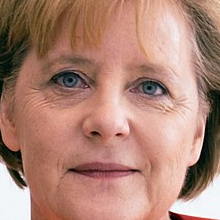
#> input picture World Leader Classifier/dataset2/cropped/angela merkel - Google Search/angela merkel - Google Search1.png, 220 x 220 px, found by its file name
$ jupyter execute --allow-errors 'World Leader Classifier.ipynb'   (shell and % lines are left out)
#> lines starting #> are read from the running program, lines starting #| are printed output that depends on the picture
<h2 style='color:Green' align='center'>World Leader Image Classification<h2>

[cell 1]
import numpy as np
import cv2
import matplotlib
from matplotlib import pyplot as plt

### Data collection was automated using a chrome extrension (Fatkun Batch Download Image). I created folders of photographs from 5 world leaders generated from google images search.

# Data Pre-Processing

### I used eye recognition code to detect the face in the images

[cell 2]
face_cascade = cv2.CascadeClassifier('./opencv/haarcascades/haarcascade_frontalface_default.xml')
eye_cascade = cv2.CascadeClassifier('./opencv/haarcascades/haarcascade_eye.xml')

[cell 3]
def get_cropped_image_if_2_eyes(image_path):
    img = cv2.imread(image_path)
    if img is not None:
        gray = cv2.cvtColor(img, cv2.COLOR_BGR2GRAY)
        faces = face_cascade.detectMultiScale(gray, 1.3, 5)
        for (x,y,w,h) in faces:
            roi_gray = gray[y:y+h, x:x+w]
            roi_color = img[y:y+h, x:x+w]
            eyes = eye_cascade.detectMultiScale(roi_gray)
            if len(eyes) >= 2:
                            return roi_color

### Next, I create folders to send the new, cropped images, cropped around the faces in the original images

[cell 4]
path_to_data = "./dataset2/"
path_to_cr_data = "./dataset2/cropped/"

[cell 5]
import os
img_dirs = []
for entry in os.scandir(path_to_data):
    if entry.is_dir():
        img_dirs.append(entry.path)

[cell 6]
img_dirs

#> (a cell that did not finish here is left out)

[cell 8]
cropped_image_dirs = []
celebrity_file_names_dict = {}

for img_dir in img_dirs:
    count = 1
    celebrity_name = img_dir.split('/')[-1]
    print(celebrity_name)

    celebrity_file_names_dict[celebrity_name] = []

    for entry in os.scandir(img_dir):
        roi_color = get_cropped_image_if_2_eyes(entry.path)
        if roi_color is not None:
            cropped_folder = path_to_cr_data + celebrity_name
            if not os.path.exists(cropped_folder):
                os.makedirs(cropped_folder)
                cropped_image_dirs.append(cropped_folder)
                print("Generating cropped images in folder: ",cropped_folder)

            cropped_file_name = celebrity_name + str(count) + ".png"
            cropped_file_path = cropped_folder + "/" + cropped_file_name

            cv2.imwrite(cropped_file_path, roi_color)
            celebrity_file_names_dict[celebrity_name].append(cropped_file_path)
            count += 1

[cell 9]
import pywt


# [21 lines left out: function w2d, not called in this run]

# Now, I check to make sure the cropped images are uesable and remove unsuitable images

[cell 10]
original_image = cv2.imread('./dataset2/angela merkel - Google Search/angela merkel - Google Search1.png')
#> original_image is the input picture: shape (220, 220, 3); mean B, G, R 117.2, 132, 174.2

[cell 11]
cropped_image = get_cropped_image_if_2_eyes('./dataset2/cropped/angela merkel - Google Search/angela merkel - Google Search1.png')
#> in get_cropped_image_if_2_eyes (call 3), `gray = cv2.cvtColor(img, cv2.COLOR_BGR2GRAY)`:
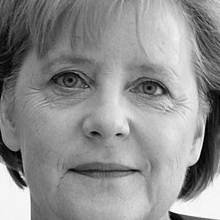
#> gray: shape (220, 220); min 0, max 255, mean 142.9
#> in get_cropped_image_if_2_eyes (call 3), `faces = face_cascade.detectMultiScale(gray, 1.3, 5)`: faces = [[11, 12, 196, 196]]
#> the loop in get_cropped_image_if_2_eyes, `for (x,y,w,h) in faces:` made 1 pass
#> (x, y, w, h, eyes) on pass 1: (11, 12, 196, 196, [[111, 52, 51, 51], [70, 112, 24, 24], [31, 42, 55, 55]])
#> pass 1, in get_cropped_image_if_2_eyes (call 3), `roi_gray = gray[y:y+h, x:x+w]`:
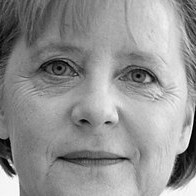
#> roi_gray: shape (196, 196); min 0, max 254, mean 146.3
#> pass 1, in get_cropped_image_if_2_eyes (call 3), `roi_color = img[y:y+h, x:x+w]`:
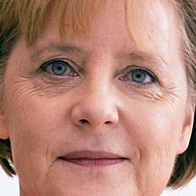
#> roi_color: shape (196, 196, 3); mean B, G, R 119.9, 134.4, 179.9
plt.imshow(cropped_image)

# Now, I use raw images and add wavelet transformed images to train the model

[cell 12]
import pywt


# [21 lines left out: function w2d, not called in this run]

[cell 13]
del celebrity_file_names_dict['cropped']
class_dict = {}

count=0
for celebrity_name in celebrity_file_names_dict.keys():
    class_dict[celebrity_name] = count
    count+=1
class_dict

[cell 14]
X, y = [], []
for celebrity_name, training_files in celebrity_file_names_dict.items():
    for training_image in training_files:
        img = cv2.imread(training_image)
        scalled_raw_img = cv2.resize(img, (32, 32))
        img_har = w2d(img,'db1',5)
        scalled_img_har = cv2.resize(img_har, (32, 32))
        combined_img = np.vstack((scalled_raw_img.reshape(32*32*3,1),scalled_img_har.reshape(32*32,1)))
        X.append(combined_img)
        y.append(class_dict[celebrity_name])

#> (a cell that did not finish here is left out)

[cell 16]
X = np.array(X).reshape(len(X),4096).astype(float)
X.shape

[cell 17]
print(y)

# Time to train the model now that data collection, cleaning, and pre-processing has been completed. I created 3 ML models (linear regression, SVC, and random forest), compared their accuracy, and hypertuned the best of the 3 models to create a final model.

We will test out a SVM and Random Forest

[cell 18]
from sklearn.svm import SVC
from sklearn.preprocessing import StandardScaler
from sklearn.model_selection import train_test_split
from sklearn.pipeline import Pipeline
from sklearn.metrics import classification_report

#> (a cell that did not finish here is left out)

#> (a cell that did not finish here is left out)

[cell 21]
from sklearn import svm
from sklearn.ensemble import RandomForestClassifier
from sklearn.linear_model import LogisticRegression
from sklearn.pipeline import make_pipeline
from sklearn.model_selection import GridSearchCV

[cell 22]
model_params = {
    'svm': {
        'model': svm.SVC(gamma='auto',probability=True),
        'params' : {
            'svc__C': [1,10,100,1000],
            'svc__kernel': ['rbf','linear']
        }
    },
    'random_forest': {
        'model': RandomForestClassifier(),
        'params' : {
            'randomforestclassifier__n_estimators': [1,5,10]
        }
    },
    'logistic_regression' : {
        'model': LogisticRegression(solver='liblinear',multi_class='auto'),
        'params': {
            'logisticregression__C': [1,5,10]
        }
    }
}

[cell 23]
scores = []
best_estimators = {}
import pandas as pd
#> (the rest of this cell did not finish here and is left out)

[cell 24]
best_estimators

#> (a cell that did not finish here is left out)

#> (a cell that did not finish here is left out)

#> (a cell that did not finish here is left out)

#> (a cell that did not finish here is left out)

[cell 29]
from sklearn.metrics import confusion_matrix
#> (the rest of this cell did not finish here and is left out)

[cell 30]
import seaborn as sn
plt.figure(figsize = (10,7))
#> (the rest of this cell did not finish here and is left out)

# Testing the model and predicting the class of new test data (new images scraped from the web)

[cell 31]
import joblib
import json
import numpy as np
import base64
import cv2
import pandas as pd

### Lets import a test image and its base64 string and test our model with it

[cell 32]
test_image = get_cropped_image_if_2_eyes('./angela_test.jpeg')
